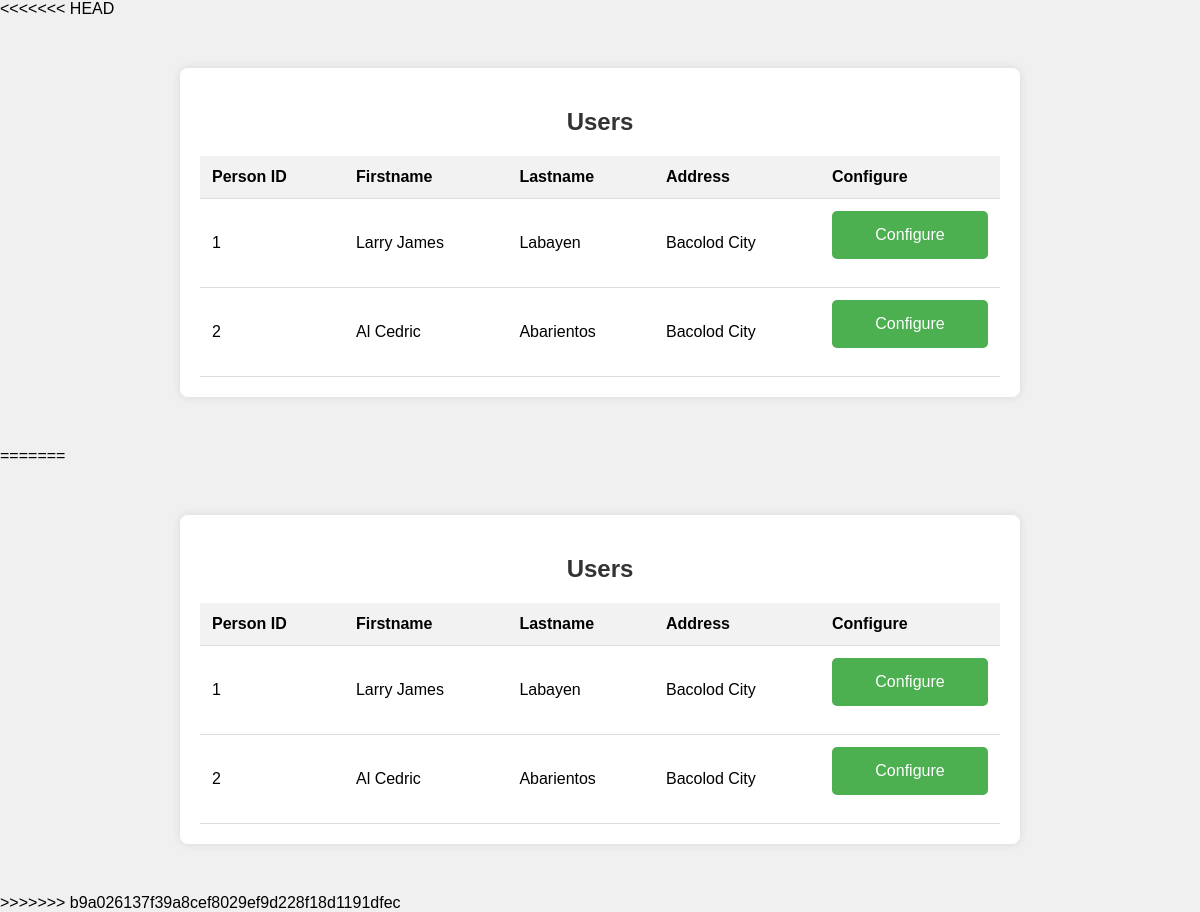
The page /users_list.php on the database as committed earlier.
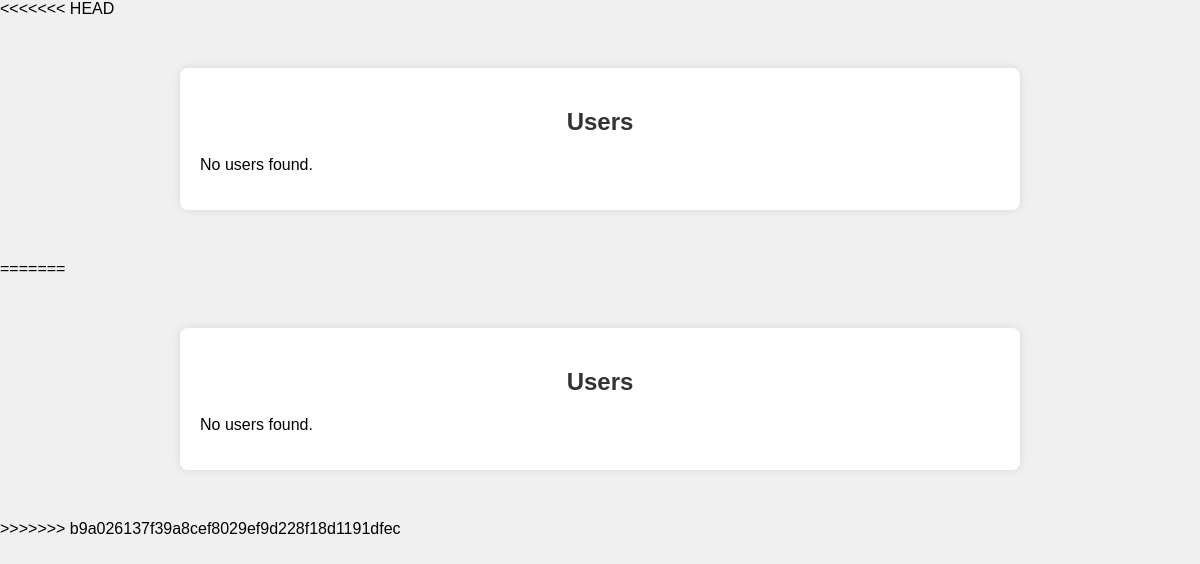
The same page on the database as committed later.
### tables this page shows
CREATE TABLE `renteraccount` (
  `PersonID` bigint(20) UNSIGNED NOT NULL,
  `LastName` varchar(255) DEFAULT NULL,
  `FirstName` varchar(255) DEFAULT NULL,
  `Address` varchar(255) DEFAULT NULL,
  `password` varchar(255) NOT NULL
);

### users_list.php (the view, shortened to what this page needs)
<!DOCTYPE html>
<html lang="en">
<head>
    <link rel="stylesheet" href="styles.css">
</head>
<body>
    <div class="container">
        <h2>Users</h2>
        <?php
        include_once("config.php");
        $users = array();
        $RentAccount = $conn->query("SELECT * FROM renteraccount");
        while ($row = $RentAccount->fetch_assoc()) {
            $users[] = array(
                'PersonID' => $row['PersonID'],
                'Firstname' => $row['FirstName'],
                'Lastname' => $row['LastName'],
                'Address' => $row['Address']
            );
        }
        if (!empty($users)) {
            echo "<table>";
            echo "<tr><th>Person ID</th><th>Firstname</th><th>Lastname</th><th>Address</th><th>Configure</th></tr>";
            foreach ($users as $user) {
                echo "<tr>";
                echo "<td>{$user['PersonID']}</td>";
                echo "<td>{$user['Firstname']}</td>";
                echo "<td>{$user['Lastname']}</td>";
                echo "<td>{$user['Address']}</td>";
                echo "<td>";
                echo "<form method='get' action='configure_user.php'>";
                echo "<input type='submit' value='Configure'>";
                echo "</form>";
                echo "</td>";
                echo "</tr>";
            }
            echo "</table>";
        } else {
            echo "<p>No users found.</p>";
        }
        ?>
    </div>
</body>
</html>
<!DOCTYPE html>
<html lang="en">
<head>
    <link rel="stylesheet" href="styles.css">
</head>
<body>
    <div class="container">
        <h2>Users</h2>
        <?php
        include_once("config.php");
        $users = array();
        $RentAccount = $conn->query("SELECT * FROM renteraccount");
        while ($row = $RentAccount->fetch_assoc()) {
            $users[] = array(
                'PersonID' => $row['PersonID'],
                'Firstname' => $row['FirstName'],
                'Lastname' => $row['LastName'],
                'Address' => $row['Address']
            );
        }
        if (!empty($users)) {
            echo "<table>";
            echo "<tr><th>Person ID</th><th>Firstname</th><th>Lastname</th><th>Address</th><th>Configure</th></tr>";
            foreach ($users as $user) {
                echo "<tr>";
                echo "<td>{$user['PersonID']}</td>";
                echo "<td>{$user['Firstname']}</td>";
                echo "<td>{$user['Lastname']}</td>";
                echo "<td>{$user['Address']}</td>";
                echo "<td>";
                echo "<form method='get' action='configure_user.php'>";
                echo "<input type='submit' value='Configure'>";
                echo "</form>";
                echo "</td>";
                echo "</tr>";
            }
            echo "</table>";
        } else {
            echo "<p>No users found.</p>";
        }
        ?>
    </div>
</body>
</html>

Rows that differ between the two databases and show on the page:
removed renteraccount: PersonID "1", FirstName "Larry James", LastName "Labayen", Address "Bacolod City"
removed renteraccount: PersonID "2", FirstName "Al Cedric", LastName "Abarientos", Address "Bacolod City"
Other text that changed with them:
text no longer shown: "Person ID Firstname Lastname Address Configure Person ID Firstname Lastname Address Configure"
text now shown: "No users found. No users found."
